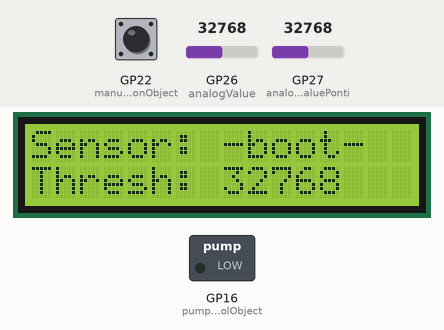
This program was run on a simulated Raspberry Pi Pico running MicroPython. Shown: 16×2 character LCD, switched loads named in the program (green lamp = pin HIGH). Inputs (shaded band) come from the test bench; at power-on: GP27 (analogValuePonti) = 32768, GP22 (manualButtonObject) HIGH, GP26 (analogValue) = 32768 (analog values on the 0–65535 scale). Threads take turns every 2 ms; the clock reads 2024-03-15 10:24:30 at power-on unless the program sets it; library files of the repository ran but are not shown: machine_i2c_lcd.py; what the program prints to the serial console is not drawn.

Above: at 0.2 s.
1.3 s: GP27 (analogValuePonti) set to 23345
At 5.4 s:
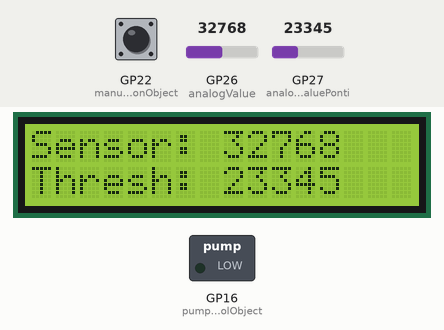
6.3 s: GP22 (manualButtonObject) pulled LOW for 0.15 s
At 6.9 s:
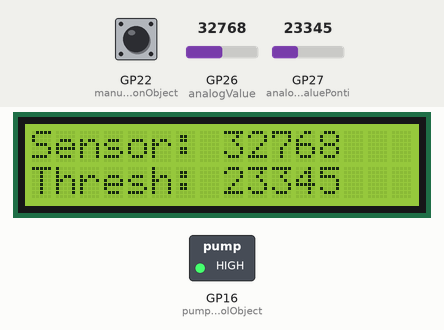
7.0 s: GP27 (analogValuePonti) set to 24496
At 10.6 s:
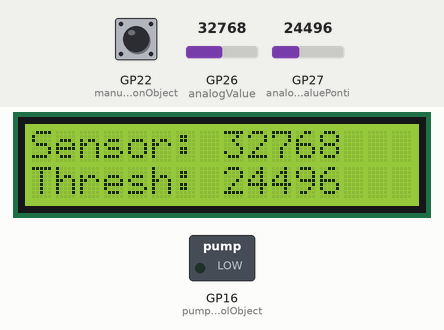
10.8 s: GP26 (analogValue) set to 23345
15.8 s: GP27 (analogValuePonti) set to 0
At 18.2 s:
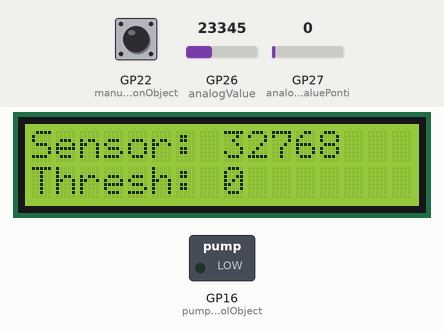
20.8 s: GP22 (manualButtonObject) pulled LOW for 3.2 s
At 21.3 s:
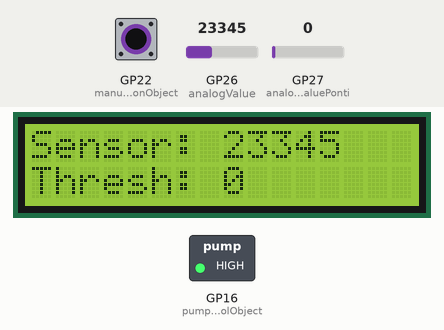
Timing chart, 0 to 28.3 s (numbered marks = the images above; inputs shaded):
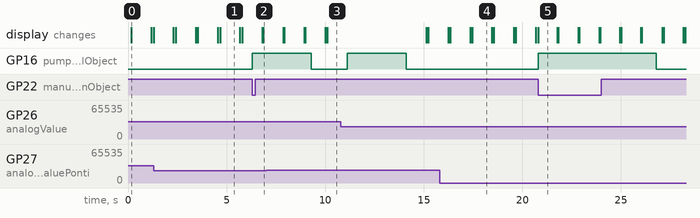

Measured:
- the behaviour switches between 23536 and 23552 on GP27 (analogValuePonti) (found by bisection; images 2 and 3)
- after the input at 6.3 s, GP16 (pumpControlObject): LOW → HIGH at once
- after the input at 20.8 s, GP16 (pumpControlObject): LOW → HIGH at once, → LOW 6.0 s later
- what the display in image 0 shows lasts 1.0 s, from 0.2 s to 1.2 s

The program:

main-1.py
```python
from ControlClass import Controller
from PumpActivity import PumpActivity
from MoistureSensor import MoistureSensor
from PotentiometerSensor import PotentiometerSensor
from Visualisation import Visualisation
import _thread


if __name__ == '__main__':   # Program entrance
    print ('Program is starting ... ')
    sensors = list()
    activities = list()
    try:
        # Create run time objects of all relevant classes
        moistureSensor = MoistureSensor()
        potentiometerSensor = PotentiometerSensor()
        pumpActivity = PumpActivity()
        visualisation = Visualisation()

        # Activities are registered at the sonsors subscription list. Part of the observer pattern.
        moistureSensor.attach(pumpActivity)
        moistureSensor.attach(visualisation)
        potentiometerSensor.attach(pumpActivity)
        potentiometerSensor.attach(visualisation)

        activities.append(pumpActivity)
        sensors.append(moistureSensor)
        sensors.append(potentiometerSensor)

        print ("Type and number of activites in activity list: " + str(type(activities))  + "   " + str(len(activities)))
        print ("Type and number of sensors in sensor list: " + str(type(sensors))  + "   " + str(len(sensors)))

        cc = Controller(sensors,activities,visualisation)
        moistureSensor.startAdcCommunication()
        potentiometerSensor.startAdcCommunication()
        cc.setupActivities()
        try:
            thread2 = _thread.start_new_thread(cc.manualButtonListener, ())
            cc.operate()
        except:
            print("Exception!!!")


    except KeyboardInterrupt: # Press ctrl-c to end the program.#
        cc.run = False
        cc.destroy()
```

ControlClass.py
```python
#import RPi.GPIO as GPIO
import machine
from PumpActivity import PumpActivity
from PotentiometerSensor import PotentiometerSensor
from MoistureSensor import MoistureSensor
import utime


class Controller:

    run = True
    pinOverview = []

    def __init__(self, sensoren, activities, visualisation):
        self.sensoren = sensoren
        self.activities = activities
        self.visualisation = visualisation

    """
    Iterate over all activitites and make sure that every GPIO Pin is used only once.
    If this test passes - start all activities
    """
    def setupActivities(self):
        for pin in self.activities[0].getLedPinNumber():
            if not pin in self.pinOverview:
                self.pinOverview.append(pin)
                self.activities[0].start()
            else:
                print("ERROR --- LEDPIN already in use")

    # Start second thread used for manual watering
    # Todo: For this to work the only or first activity in the list of activities must be PumpActivity...
    def manualButtonListener(self):
        print("****************mBL()")
        self.activities[0].manualWatering()

    # Iterate over all Sensor classes and start reading values.
    def operate(self):
        while self.run:
            for x in self.sensoren:
                x.readValues()
            #utime.sleep(0.5)

    # Use this to stop activities
    def destroy(self):
        for a in self.activities:
            a.stop()
        self.visualisation.destroy_LCD()
```

PumpActivity.py
```python
#import RPi.GPIO as GPIO
import machine
import utime
import _thread
#from datetime import datetime
from Activity import Activity


class PumpActivity (Activity):

    sensorData = 0
    activityName = "Pump activity"

    # Pins used by this activity.
    # !!! New pins must be added to getLedPinNumber() function!!!
    pumpControlPin = 16 # at position 21
    manualButtonPin = 22 # at position 29

    #Pin objects
    pumpControlObject = ()
    manualButtonObject = ()

    threshold = 24000  # Sensor value threshold for this activity. Values are provided by 5V capacitive soil moist sensor.
    sensorSpikeProtectionThreshold = 4 # Sometimes the sensors values will be invalid and might cause unintended watering. A defined number of threshold value exceedances prevents the system from doing so.
    sensorSpikeProtectionCounter = 0
    pumpActivityTime = 3 # How many seconds to you want the pump to work
    waitStateTime = 120 # After the pump has been active the water needs some time to spread. System needs to wait for a while to avoid excessive watering.
    wait = False # Bolean for wait state
    timeDiff = 0


    def __init__ (self):
        pass

    # Observer method
    # Receives updates from sensor
    def update(self, sensor):
        if sensor.getName() == "MOISTURESENSOR":
            self.sensorData = sensor.value # The latest piece of data the sensor has measured.
            self.execute() # Start processing
        elif sensor.getName() == "POTENTIOMETER":
            self.threshold = sensor.threshold # The threshold value set by
        else:
            print ("ERROR - no value has been transmitted")


    def getLedPinNumber(self):
        return (self.pumpControlPin, self.manualButtonPin)

    def start(self):
        #Instantiate Pin object for AUTOMATIC pump control
        self.pumpControlObject = machine.Pin(self.pumpControlPin, machine.Pin.OUT)
        self.pumpControlObject.value(0)

        #Instantiate Pin object for MANUAL pump control
        self.manualButtonObject = machine.Pin(self.manualButtonPin, machine.Pin.IN, machine.Pin.PULL_UP)

    def execute(self):

        # If wait state is still acitve (true if pump has been active recently) don't do anything
        # Wait will be set to false as soon as defined wait period has been exceeded
        if self.wait:
            tempTimeDifference = utime.time() - self.timeDiff
            if tempTimeDifference > self.waitStateTime:
                self.wait = False
            else:
                print('DEBUG - "Wait" is still active')
                return False

        # If sensor data is below the threshold and the sensorSpikeProtectionCounter is satisfied - start watering for the defined amount of time.
        # After the avtivity wait is set to true to start the wait phase
        if self.sensorData > self.threshold:
            if self.sensorSpikeProtectionCounter < self.sensorSpikeProtectionThreshold:
                self.sensorSpikeProtectionCounter+=1
                return False
            else:
                print('DEBUG - Threshold exceeded. Start watering...')
                self.activatePump()
                utime.sleep(self.pumpActivityTime)
                self.stopPump()
                self.wait = True
                self.timeDiff  = utime.time()
                self.sensorSpikeProtectionCounter = 0
        else:
            if self.sensorSpikeProtectionCounter > 0:
                self.sensorSpikeProtectionCounter-=1
        utime.sleep(1)

    # Set pump control pin to 1 - start watering process
    def activatePump(self):
        lock = _thread.allocate_lock()
        with lock:
            self.pumpControlObject.value(1)
            print('DEBUG - Pump is active!')

    # Set pump control pin to 0 - stop warterin process
    def stopPump(self):
        lock = _thread.allocate_lock()
        with lock:
            self.pumpControlObject.value(0)
            print('DEBUG - Pump is inactive again!')

    # Todo when more than one sensor is used
    def setName(self, name):
        self.c = name

    # Todo when more than one sensor is used
    def getName(self):
        return self.activityName

    # Method to start watering using the manual button
    def manualWatering (self):
        print("******************PumpAct.mW()")
        while True:
            #utime.sleep(1)
            if not self.manualButtonObject.value():
                if not self.pumpControlObject.value():
                    self.activatePump()
                    utime.sleep(3)
                    self.stopPump()
```

MoistureSensor.py
```python
from Sensor import Sensor
from Activity import Activity
from Visualisation import Visualisation
import machine


'''
Used to establish and stop the connection to the ADC the sensor is connected to.
Reads values and informs group of listeners

Implements Sensor class -> Is Subject / Observable.

Hardware:
Device used is a capacitive soil moisture sensor v2.0.
Takes up to 5,5V as input and outputs 0 ~ 3V

Raspberry Pi PICO's ADC is used, using 16bit as resolution.

'''

class MoistureSensor (Sensor):

    value = -1

    # First sensor values need to be ignored due to latency of the sensor
    initialIgnoreValues = 10
    initialIgnoreCounter = 1

    analogValue = 0

    NAME = "MOISTURESENSOR"


    def __init__(self):
        pass

    # TODO: exception handling
    def startAdcCommunication (self):
        # Initiate the analog digital converter for capacitive soil moist sensor.
        self.analogValue = machine.ADC(26)

    def readValues (self):

        # Read value from sensor
        temp =  self.analogValue.read_u16()

        # Overcome first value problem
        if self.value == -1:
            self.value = temp

        #Due to the sensor taking some time to adjust to real values
        #one needs to ignore the first x values to avoid unnecessary watering
        if self.initialIgnoreCounter <= self.initialIgnoreValues:
            self.initialIgnoreCounter+=1
            print ('DEBUG - InitialIgnoreState: {0}'.format(temp))
            self.value = temp
            return

        # Get the difference between current and last measurement
        diff = self.value - temp
        print("DEBUG - Difference between current and last value: {0} - {1} = {2})".format(self.value, temp, diff))
        # Trigger the Observable notify method
        self.notify()
        # Store last value for comparison in next round
        self.value = temp
```

PotentiometerSensor.py
```python
from Sensor import Sensor
from Activity import Activity
from Visualisation import Visualisation
import machine


'''
Used to establish and stop the connection to the ADC the ponti is connected to.
Reads values and informs group of listeners

Implements Sensor class -> Is Subject / Observable.

Hardware:
Potentiometer

Raspberry Pi PICO's ADC is used, using 16bit as resolution.

'''

class PotentiometerSensor (Sensor):

    analogValuePonti = ()

    threshold = 0

    lastValue = 0

    NAME = "POTENTIOMETER"


    def __init__(self):
        pass

    # TODO: exception handling
    def startAdcCommunication (self):
        # Initiate the analog digital converter for values provided by the potentiometer
        self.analogValuePonti = machine.ADC(27)


    def readValues (self):
        # Read value from potentiometer.
        self.threshold = self.analogValuePonti.read_u16()
        temp = abs(self.threshold - self.lastValue)
        #print("thresh: "+ str(self.threshold))
        #print("temp " + str(temp))
        if temp > 200:
            # Trigger the Observable notify method
            self.notify()
        self.lastValue = self.threshold
```

Visualisation.py
```python
from Activity import Activity
from time import sleep_ms
from machine import I2C, Pin
from machine_i2c_lcd import I2cLcd

'''
Meant to be used as visualisation of sensor data.
Currently only used to write sensor data in a file.

Implements Activity -> Is an Observer.A
'''
class Visualisation (Activity):

    datapoints = []
    data = "-boot-"
    i2c = ()
    lcd = ()
    threshold = 0

    def __init__ (self):
        # Initialisierung I2C
        self.i2c= I2C(0, sda=Pin(20), scl=Pin(21), freq=100000)
        # Initialisierung LCD über I2C
        self.lcd = I2cLcd(self.i2c, 0x27, 2, 16)
        #self.lcd.clear()
        #self.lcd.putstr("Initializing...")

    def update(self, sensor):
        if sensor.getName() == "MOISTURESENSOR":
            self.data = sensor.value # The latest piece of data the sensor has measured.
            #print("Moisty")
            self.update_LCD()
        elif sensor.getName() == "POTENTIOMETER":
            self.threshold = sensor.threshold # The threshold value set by
            #print("Ponti")
            self.update_LCD()
        else:
            print ("ERROR - no value has been transmitted")

    def update_LCD(self):
        # Display-Zeilen ausgeben
        self.lcd.clear()
        self.lcd.putstr("Sensor: "+ str(self.data) + "\n")
        self.lcd.putstr("Thresh: "+ str(self.threshold))
        #print("Sleep update")
        sleep_ms(1000)

    def destroy_LCD(self):
        self.lcd.display_off()
        sleep_ms(3000)
```

Activity.py
```python
#Abstract class a

class Activity:

    def __init__ (self):
        pass

    #Oberver method
    def update(self, data):
        pass

    def setupHardware(self):
        pass

    def start(self):
        pass

    def stop(self):
        pass

    def setName(self):
        pass

    def getName(self):
        pass
        
```

Sensor.py
```python
#Abstract class for observer

class Sensor:

    #observer list
    activities = []
    value = 0

    def __init__(self):
        pass

    #observer method
    def notify (self):
        for x in self.activities:
            #print(x)
            x.update(self)

    #observer method
    def attach (self, activity):
        self.activities.append(activity)

    #observer method
    def detach (self, activity):
        self.activities.remove(actitity)

    def getName(self):
        return self.NAME
```
